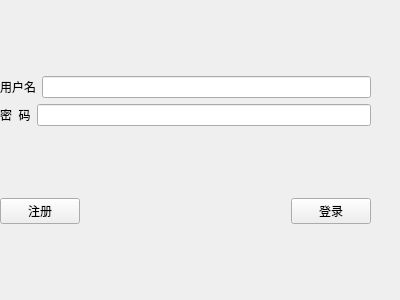
<?xml version="1.0" encoding="UTF-8"?>
<ui version="4.0">
 <class>Form</class>
 <widget class="QWidget" name="Form">
  <property name="geometry">
   <rect>
    <x>0</x>
    <y>0</y>
    <width>400</width>
    <height>300</height>
   </rect>
  </property>
  <property name="windowTitle">
   <string>Form</string>
  </property>
  <widget class="QWidget" name="">
   <property name="geometry">
    <rect>
     <x>0</x>
     <y>10</y>
     <width>371</width>
     <height>281</height>
    </rect>
   </property>
   <layout class="QVBoxLayout" name="verticalLayout_2">
    <item>
     <layout class="QVBoxLayout" name="verticalLayout">
      <item>
       <layout class="QHBoxLayout" name="horizontalLayout">
        <item>
         <widget class="QLabel" name="User_name">
          <property name="text">
           <string>用户名</string>
          </property>
         </widget>
        </item>
        <item>
         <widget class="QLineEdit" name="UserName_txt">
          <property name="text">
           <string/>
          </property>
         </widget>
        </item>
       </layout>
      </item>
      <item>
       <layout class="QHBoxLayout" name="horizontalLayout_2">
        <item>
         <widget class="QLabel" name="User_Passwd">
          <property name="text">
           <string>密  码</string>
          </property>
         </widget>
        </item>
        <item>
         <widget class="QLineEdit" name="UserPawd_txt"/>
        </item>
       </layout>
      </item>
     </layout>
    </item>
    <item>
     <layout class="QHBoxLayout" name="horizontalLayout_3">
      <item>
       <widget class="QPushButton" name="regist_button">
        <property name="text">
         <string>注册</string>
        </property>
       </widget>
      </item>
      <item>
       <spacer name="horizontalSpacer">
        <property name="orientation">
         <enum>Qt::Horizontal</enum>
        </property>
        <property name="sizeHint" stdset="0">
         <size>
          <width>40</width>
          <height>20</height>
         </size>
        </property>
       </spacer>
      </item>
      <item>
       <widget class="QPushButton" name="login_button">
        <property name="text">
         <string>登录</string>
        </property>
       </widget>
      </item>
     </layout>
    </item>
   </layout>
  </widget>
 </widget>
 <resources/>
 <connections/>
</ui>
